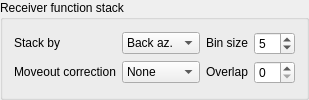
             <widget class="QGroupBox" name="groupBox_5">
              <property name="title">
               <string>Receiver function stack</string>
              </property>
              <layout class="QVBoxLayout" name="verticalLayout">
               <item>
                <layout class="QGridLayout" name="gridLayout_7">
                 <item row="0" column="0">
                  <widget class="QLabel" name="label_5">
                   <property name="sizePolicy">
                    <sizepolicy hsizetype="Fixed" vsizetype="Fixed">
                     <horstretch>0</horstretch>
                     <verstretch>0</verstretch>
                    </sizepolicy>
                   </property>
                   <property name="text">
                    <string>Stack by</string>
                   </property>
                  </widget>
                 </item>
                 <item row="0" column="1">
                  <widget class="QComboBox" name="comboBox_2">
                   <property name="sizePolicy">
                    <sizepolicy hsizetype="Fixed" vsizetype="Fixed">
                     <horstretch>0</horstretch>
                     <verstretch>0</verstretch>
                    </sizepolicy>
                   </property>
                   <item>
                    <property name="text">
                     <string>Back az.</string>
                    </property>
                   </item>
                   <item>
                    <property name="text">
                     <string>Distance</string>
                    </property>
                   </item>
                  </widget>
                 </item>
                 <item row="0" column="2">
                  <widget class="QLabel" name="label_6">
                   <property name="sizePolicy">
                    <sizepolicy hsizetype="Fixed" vsizetype="Fixed">
                     <horstretch>0</horstretch>
                     <verstretch>0</verstretch>
                    </sizepolicy>
                   </property>
                   <property name="text">
                    <string>Bin size</string>
                   </property>
                  </widget>
                 </item>
                 <item row="1" column="1">
                  <widget class="QComboBox" name="comboBox_4">
                   <property name="sizePolicy">
                    <sizepolicy hsizetype="Preferred" vsizetype="Fixed">
                     <horstretch>0</horstretch>
                     <verstretch>0</verstretch>
                    </sizepolicy>
                   </property>
                   <item>
                    <property name="text">
                     <string>None</string>
                    </property>
                   </item>
                   <item>
                    <property name="text">
                     <string>Ps</string>
                    </property>
                   </item>
                  </widget>
                 </item>
                 <item row="1" column="0">
                  <widget class="QLabel" name="label_9">
                   <property name="sizePolicy">
                    <sizepolicy hsizetype="Fixed" vsizetype="Fixed">
                     <horstretch>0</horstretch>
                     <verstretch>0</verstretch>
                    </sizepolicy>
                   </property>
                   <property name="text">
                    <string>Moveout correction</string>
                   </property>
                  </widget>
                 </item>
                 <item row="0" column="3">
                  <widget class="QSpinBox" name="spinBox">
                   <property name="value">
                    <number>5</number>
                   </property>
                  </widget>
                 </item>
                 <item row="1" column="2">
                  <widget class="QLabel" name="label_8">
                   <property name="sizePolicy">
                    <sizepolicy hsizetype="Fixed" vsizetype="Fixed">
                     <horstretch>0</horstretch>
                     <verstretch>0</verstretch>
                    </sizepolicy>
                   </property>
                   <property name="text">
                    <string>Overlap</string>
                   </property>
                  </widget>
                 </item>
                 <item row="1" column="3">
                  <widget class="QSpinBox" name="spinBox_2">
                   <property name="value">
                    <number>0</number>
                   </property>
                  </widget>
                 </item>
                </layout>
               </item>
              </layout>
             </widget>
